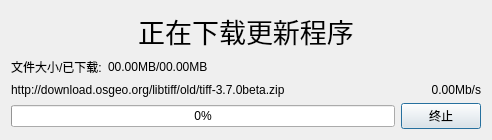
<?xml version="1.0" encoding="UTF-8"?>
<ui version="4.0">
 <class>DownloadDlg</class>
 <widget class="QDialog" name="DownloadDlg">
  <property name="geometry">
   <rect>
    <x>0</x>
    <y>0</y>
    <width>492</width>
    <height>127</height>
   </rect>
  </property>
  <property name="windowTitle">
   <string>DownloadDlg</string>
  </property>
  <layout class="QVBoxLayout" name="verticalLayout">
   <item>
    <widget class="QLabel" name="titleLabel">
     <property name="font">
      <font>
       <family>华文行楷</family>
       <pointsize>20</pointsize>
       <weight>50</weight>
       <italic>false</italic>
       <bold>false</bold>
      </font>
     </property>
     <property name="text">
      <string>正在下载更新程序</string>
     </property>
     <property name="alignment">
      <set>Qt::AlignCenter</set>
     </property>
    </widget>
   </item>
   <item>
    <layout class="QHBoxLayout" name="horizontalLayout_3">
     <item>
      <widget class="QLabel" name="label">
       <property name="text">
        <string>文件大小/已下载:</string>
       </property>
      </widget>
     </item>
     <item>
      <widget class="QLabel" name="sizeLabel">
       <property name="text">
        <string>00.00MB/00.00MB</string>
       </property>
      </widget>
     </item>
     <item>
      <spacer name="horizontalSpacer">
       <property name="orientation">
        <enum>Qt::Horizontal</enum>
       </property>
       <property name="sizeHint" stdset="0">
        <size>
         <width>40</width>
         <height>20</height>
        </size>
       </property>
      </spacer>
     </item>
    </layout>
   </item>
   <item>
    <layout class="QHBoxLayout" name="horizontalLayout_2">
     <item>
      <widget class="QLabel" name="urlLabel">
       <property name="text">
        <string>http://download.osgeo.org/libtiff/old/tiff-3.7.0beta.zip</string>
       </property>
      </widget>
     </item>
     <item>
      <widget class="QLabel" name="speedLabel">
       <property name="text">
        <string>0.00Mb/s</string>
       </property>
       <property name="alignment">
        <set>Qt::AlignRight|Qt::AlignTrailing|Qt::AlignVCenter</set>
       </property>
      </widget>
     </item>
    </layout>
   </item>
   <item>
    <layout class="QHBoxLayout" name="horizontalLayout">
     <item>
      <widget class="QProgressBar" name="progressBar">
       <property name="value">
        <number>0</number>
       </property>
       <property name="alignment">
        <set>Qt::AlignCenter</set>
       </property>
       <property name="textDirection">
        <enum>QProgressBar::TopToBottom</enum>
       </property>
      </widget>
     </item>
     <item>
      <widget class="QPushButton" name="abortBtn">
       <property name="text">
        <string>终止</string>
       </property>
       <property name="icon">
        <iconset resource="../Resource.qrc">
         <normaloff>:/images/Resources/images/del.ico</normaloff>:/images/Resources/images/del.ico</iconset>
       </property>
      </widget>
     </item>
    </layout>
   </item>
  </layout>
 </widget>
 <layoutdefault spacing="6" margin="11"/>
 <resources>
  <include location="../Resource.qrc"/>
 </resources>
 <connections/>
</ui>
